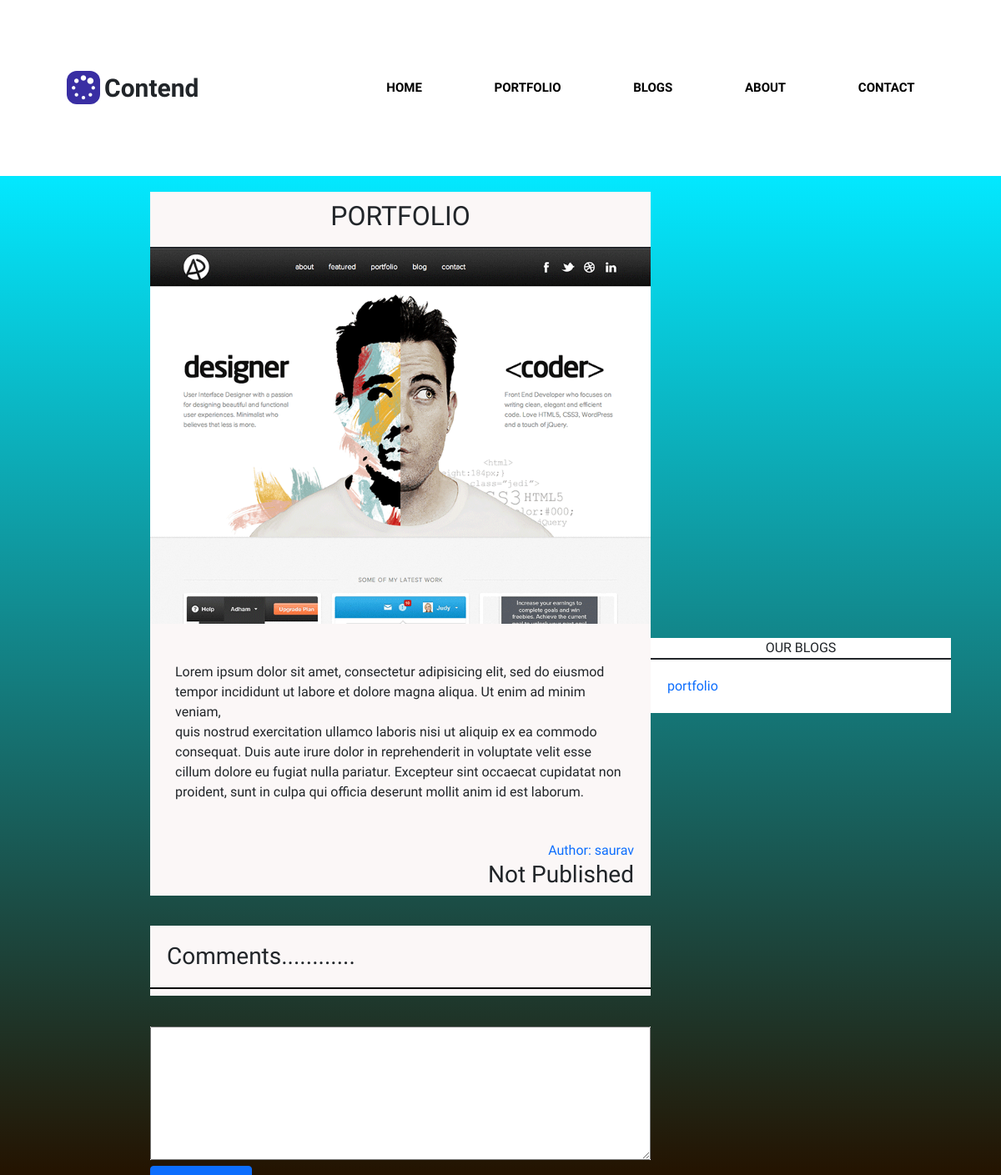
Before: /blog/portfolio/ with the older database file.
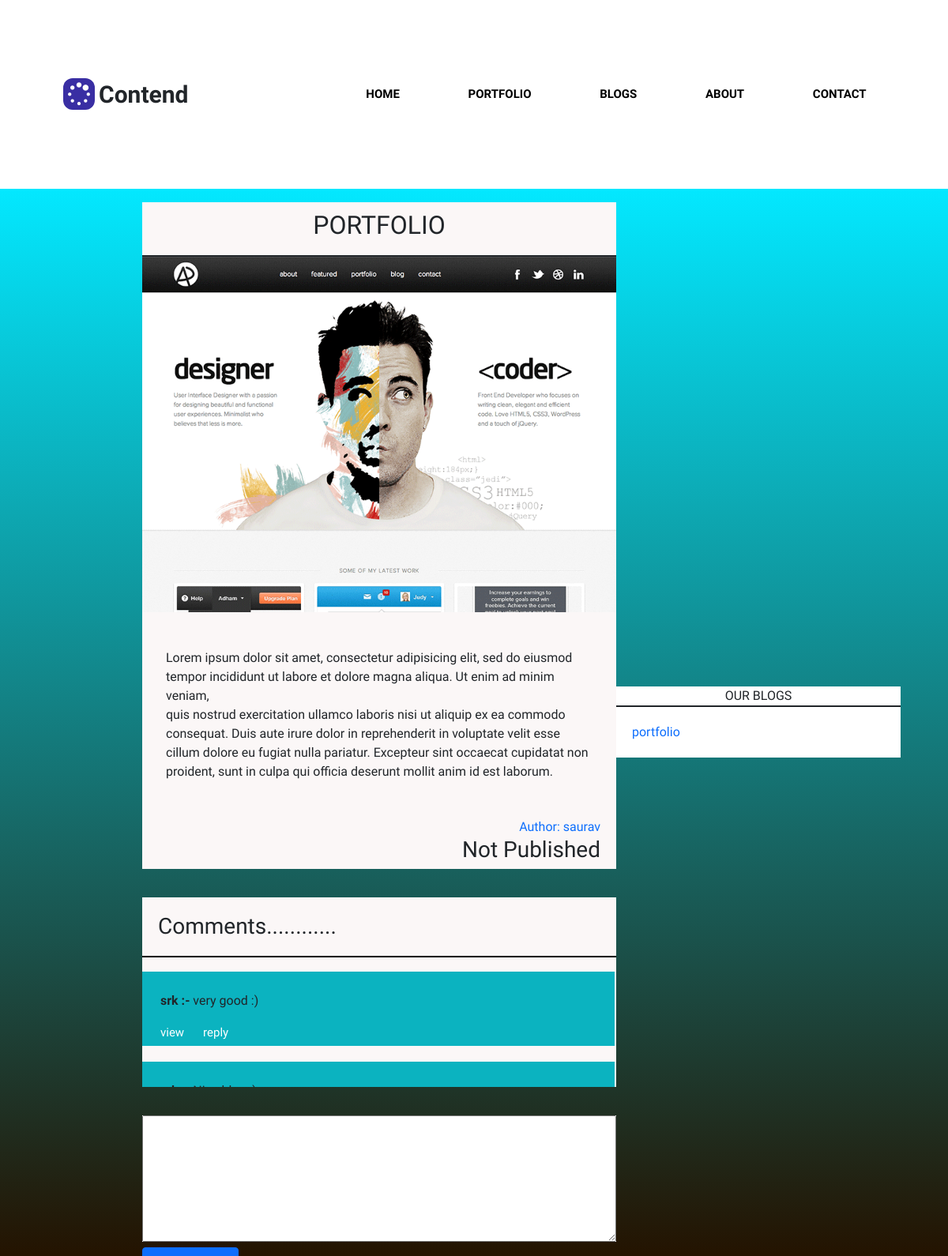
After: the same page with the newer database file.
### blog/models.py (models this page shows, shortened)
class BlogPost(models.Model):
	user = models.ForeignKey(User,on_delete=models.CASCADE,related_name ='blog')
	image   = models.ImageField(upload_to='Blog_image/%Y/%m/%d', blank=True, null=True)
	title = models.CharField(max_length=120)
	category = models.ForeignKey(Category,on_delete=models.CASCADE,related_name ='category')
	slug = models.SlugField(unique=True)
	content = RichTextUploadingField(null=True,blank=True)
	views = models.IntegerField(default=0,blank=True,null=True)
	likes = models.IntegerField(default=0,blank=True,null=True)
	publish_date = models.DateTimeField(auto_now=False, auto_now_add=False, null=True, blank=True)
	timestamp = models.DateTimeField(auto_now_add=True)
	updated = models.DateTimeField(auto_now=True)
	objects = BlogPostManager()
	class Meta:
	    ordering = ['-publish_date', '-updated', '-timestamp']
	def get_absolute_url(self):
		return f"/blog/{self.slug}"

class BlogComment(models.Model):
	readername = models.CharField(max_length=120)
	blog = models.ForeignKey(BlogPost,on_delete=models.CASCADE)
	comment = models.TextField()
	updated = models.DateTimeField(auto_now=True)
	class Meta:
	    ordering = ['-updated']

### blog/views.py (the view, shortened to what this page needs)
# urls.py: path('<str:slug>/',BlogPostView,name="blogview"),
def BlogPostView(request,slug):
    try:
        print(request.user)
        qs = BlogPost.objects.filter(slug=slug,user=request.user).exists()
    except Exception as e:
        print("in exception block",e)
        qs = BlogPost.objects.filter(slug=slug)
        qrs = BlogPost.objects.get(slug=slug)
        comnt = BlogComment.objects.filter(blog=qrs.id).order_by('-updated')
        reply = CommentReply.objects.all()
        context = {"object_list":qs,"comment":comnt,"reply":reply,"value":False}
        return render(request,"blog/blogview.html",context)

### blog/models.py (called while the page is built)
    def get_queryset(self):
        return BlogPostQuerySet(self.model, using=self._db)

### template/blog/blogview.html (shortened to what this page needs)
{% extends 'blog/bloghome.html'%}
{% block blog %}
 {% for object in object_list%}
 <div class="blog_div">
  <div class="blog_body">
   <div class="blog_title" ><h2 style="padding:10px;">{{object.title}}</h2></div>
   <div class=" blog_img">
     {% if object.image %}
        <a href="{{ object.get_absolute_url }}">
          <img src="{{object.image.url}}">
            </a>
      {% endif %}
   </div>
   <div class="blog_details">
    <p>{{object.content|safe}}</p>
   </div>
   <div class="blog_footer">
            <a href="#">Author: {{object.user}}</a>
            {% if object.publish_date is None %}
            <h3>Not Published</h3>
            {% else %}
            <h3> {{object.publish_date}}</h3>
            {% endif %}
      </div>
 </div>
 <div class="blog_body" style="max-height: 15rem; overflow-y: auto;">
  <h3 style="padding:20px;border-bottom: 2px solid black;">Comments............</h3>
 <div class="row" style="width:100%">
  {% for obj in comment%}
  <div class="col-md-12" style="background-color:#0bb3c0;; margin:10px; padding:5px;">
    <p  style="margin-left:20px; margin-top:20px;"><strong>{{obj.readername}} :- </strong>{{obj.comment}} :)</p>
      <a href="#" id="{{obj.id}}" onclick="replyview(this)" style="margin-left:20px; font-size: 15px; color:white">view</a>
      <a href="#" id="{{obj.id}}btn" onclick="reply(this)" style="margin-left:20px; font-size: 15px; color:white">reply</a>
  </div>
    {% endfor %}
</div>
</div>
<div class="blog_body">
<div class="row">
   <div class="col-md-12">
      <form method="POST" action="{% url 'comment' %}" style="width:100%;height: 10rem;"> {% csrf_token %}
            <textarea name="comment" style="width: 100%; height:10rem; padding: 20px; font-size: 20px; font-family: 'ubuntu' sans-serif;"></textarea>
      <button type="submit" class="btn btn-primary" style="padding-right: 25px; padding-left: 25px;">Comment</button>
    </form>
   </div>
 </div>
</div>
 {%endfor%}
</div>
{% endblock blog %}

### template/blog/bloghome.html (shortened to what this page needs)
{% extends 'base.html' %}
{% load crispy_forms_tags %}
{% block content %}
<div class="blog_div">
    {% block blog %}{% endblock blog %}
  <div class="blog_right">
                  <div class="blog_title">Our Blogs</div>
                  <div class="card-body" style="padding:20px;">
                        {% for object in object_list %}
                          <div class="title">
                            <a href="{{object.get_absolute_url}}">{{object.title}}</a>
                          </div>
                        {% endfor %}
                  </div>
              </div>
              </div>
{% endblock %}

### template/base.html (shortened to what this page needs)
{% load static %}
{% load crispy_forms_tags %}
<!DOCTYPE html>
<html>
<head>
    <link href="https://cdn.jsdelivr.net/npm/bootstrap@5.0.2/dist/css/bootstrap.min.css" rel="stylesheet">
	<link rel="stylesheet" type="text/css" href="{% static '/css/sauravPortfolio.css' %}">
	<link rel="stylesheet" href="https://cdnjs.cloudflare.com/ajax/libs/font-awesome/4.7.0/css/font-awesome.css" />
</head>
<body>
{% include "navbar.html" %}
{% block content %}{% endblock content %}
</body>
</html>

### template/navbar.html (shortened to what this page needs)
<div class="navsection">
	<div class="logo"><span id="lgo" class="fa" style="color:white;">&#xf110</span>Contend</div>
	<nav id="navbar">
		<a href="{% url 'home' %}" class="link-text">home</a>
		<a href="{% url 'portfolio' %}" class="link-text">portfolio</a>
		<a href="{% url 'pubblog' %}" class="link-text">blogs</a>
		<a href="{% url 'about' %}" class="link-text">about</a>
		<a href="{% url 'contact'%}" class="link-text">contact</a>
	</nav>
</div>

### static/css/sauravPortfolio.css (style rules this page uses)
* { margin: 0; padding: 0; font-family: 'Raleway', sans-serif; box-sizing: border-box; }
.navsection { width: 100%; height: 15vh; display: flex; justify-content: space-around; word-spacing: 30px; justify-content: center; align-items: center; }
.logo { width: 30%; font-size: 30px; font-weight: 900; padding-left: 20px; }
nav { width: 60%; font-weight: 500; position: relative; display: flex; justify-content: space-around; align-items: center; }
nav a { text-decoration: none; font-size: 15px; color: #000; font-weight: 900; text-transform: uppercase; }
nav a::before { content: ""; position: absolute; width: 0; height: 2px; border-bottom: 2px solid black; top: 80%; bottom: 0; transition: all 0.6s linear; }
#lgo { background-color: #392ea3; padding: 5px; border-radius: 12px; margin-right: 5px; }
.fa { margin-right: 30px; }
.blog_div { width: 100%; height: 85vh; background: linear-gradient(0deg, rgba(36,19,0,1) 0%, rgba(3,232,255,1) 100%, rgba(0,212,255,1) 100%); display: flex; position: relative; flex-wrap: wrap; justify-content: space-around; align-items: center; overflow: auto; }
.blog_body { position: relative; margin: 10px; width: 50%; height: auto; left: -10%; background-color: #fbf7f7; }
.blog_title { width: 100%; height: 10%; text-align: center; text-transform: uppercase; border-bottom: 2px solid; }
.blog_img { width: 100%; max-width: 100%; height: auto; }
.blog_img img { width: 100%; max-width: 100%; height: auto; }
.blog_details { width: 100%; height: 50%; padding: 30px; }
.blog_footer { text-align: right; padding-right: 20px; }
.blog_footer a { text-decoration: none; }
.blog_right { position: fixed; width: 30%; top: 2; right: 5%; background-color: white; }
a { text-decoration: none; }

Changed rows visible on the page:
added BlogComment: readername "srk", comment "very good"
